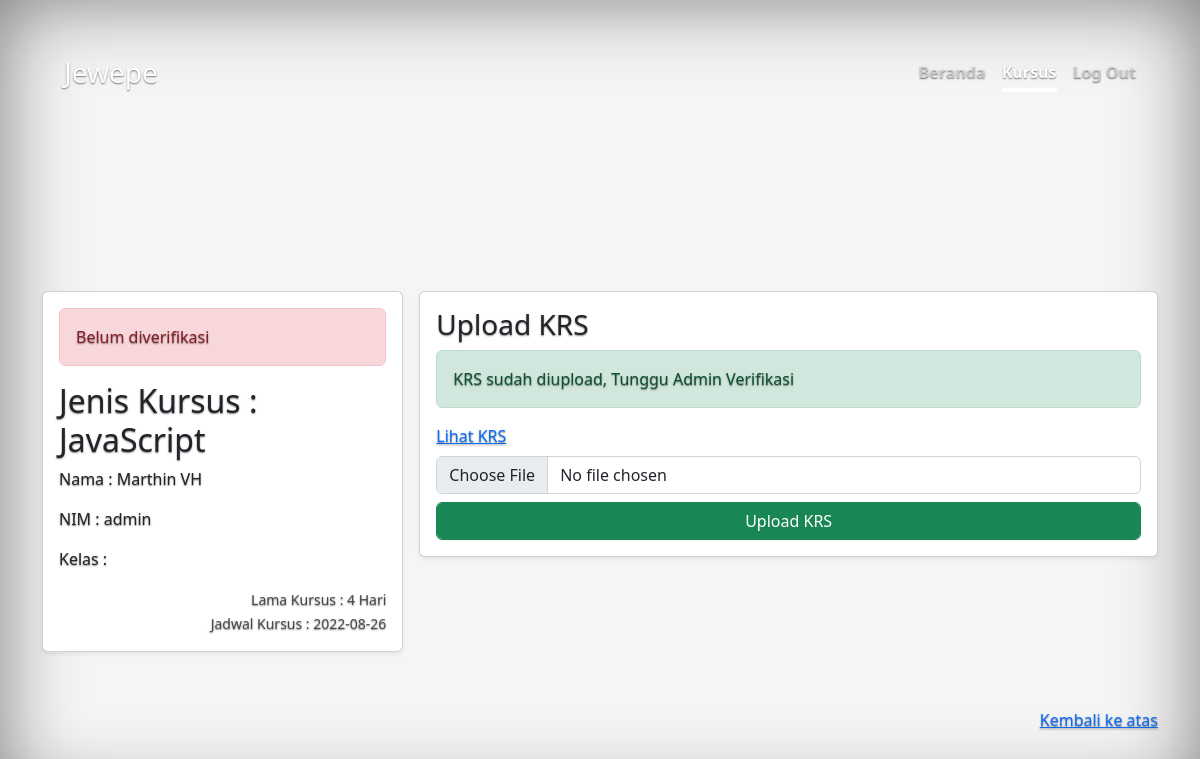
The app's page /daftar-config.php?id_pelajar=2&id_jadwal=1 (signed in) with its own data.
### tables this page shows
CREATE TABLE `course` (
  `id_kursus` int(5) NOT NULL,
  `nm_kursus` varchar(50) NOT NULL,
  `ket_kursus` text NOT NULL,
  `lama_kursus` int(40) NOT NULL
);

CREATE TABLE `pelajar` (
  `id_pelajar` int(5) NOT NULL,
  `nm_pelajar` varchar(50) NOT NULL,
  `kls_pelajar` varchar(6) NOT NULL,
  `nim_pelajar` varchar(40) NOT NULL,
  `role` varchar(9) NOT NULL
);

CREATE TABLE `jadwal` (
  `id_jadwal` int(5) NOT NULL,
  `id_kursus` int(5) NOT NULL,
  `waktu_kursus` date NOT NULL
);

### daftar-config.php (the view, shortened to what this page needs)
<?php
    include "koneksi.php";
    $ID_PELAJAR = $_GET["id_pelajar"];
    $ID_JADWAL = $_GET["id_jadwal"];
    $Q_LAPORAN = mysqli_query($KONEKSI, "SELECT * FROM laporan WHERE id_pelajar = '$ID_PELAJAR' AND id_jadwal='$ID_JADWAL'");
    $D_LAPORAN = mysqli_fetch_assoc($Q_LAPORAN);
    $Q_PELAJAR = mysqli_query($KONEKSI, "SELECT * FROM pelajar WHERE id_pelajar = '$ID_PELAJAR'");
    $D_PELAJAR = mysqli_fetch_assoc($Q_PELAJAR);
    $Q_KURSUS=mysqli_query($KONEKSI, "SELECT * FROM `jadwal` JOIN course ON jadwal.id_kursus=course.id_kursus");
    $D_KURSUS=mysqli_fetch_assoc($Q_KURSUS);
?>
<!doctype html>
<html lang="en">
<head>
    <link href="./dist/css/bootstrap.min.css" rel="stylesheet">
    <link href="style.css" rel="stylesheet">
</head>
<body class="d-flex h-100 text-center bg-anime">
    <div class="d-flex w-100 h-100 p-3 mx-auto flex-column">
        <header class="mb-auto px-5">
            <div class="text-white">
                <h3 class="float-md-start mb-0">Jewepe</h3>
                <nav class="nav nav-masthead justify-content-center float-md-end">
                    <a class="nav-link fw-bold py-1 px-0" href="index.php">Beranda</a>
                    <a class="nav-link fw-bold py-1 px-0 active" aria-current="page" href="course.php">Kursus</a>
                    <?php
              if (isset ($_SESSION["role"])=="pelajar") {
                echo '
                <a class="nav-link fw-bold py-1 px-0" href="logout.php">Log Out</a>
                ';
              }
              else {
                echo '
                <a class="nav-link fw-bold py-1 px-0" href="login.php">Login</a>
                ';
              }
            ?>
                </nav>
            </div>
        </header>
        <main>
            <div class="album py-5">
                <div class="container">
                    <div class="row row-cols-1 row-cols-sm-2 row-cols-md-3 g-3">
                        <div class="col-md-4">
                            <div class="card shadow-sm text-start">
                                <div class="card-body">
                                    <?php
                                        if($D_LAPORAN['status'] == 0){
                                            echo '
                                            <span class="form-control alert alert-danger">Belum diverifikasi</span>
                                            ';
                                        }else{
                                            echo '
                                            <span class="form-control alert alert-success">Pendaftaran Sudah Diterima</span>
                                            ';
                                        }
                                    ?>
                                    <h2 class="card-text">Jenis Kursus : <?= $D_KURSUS["nm_kursus"];?></h2>
                                    <p class="card-text">Nama : <?= $D_PELAJAR["nm_pelajar"];?></p>
                                    <p class="card-text">NIM : <?= $D_PELAJAR["nim_pelajar"];?></p>
                                    <p class="card-text">Kelas : <?= $D_PELAJAR["kls_pelajar"];?></p>
                                    <div class="d-flex justify-content-between align-items-center">
                                        <div style="text-align: right">
                                            <small class="text-muted">Lama Kursus : <?= $D_KURSUS["lama_kursus"];?>
                                                Hari</small>
                                            <br>
                                            <small class="text-muted">Jadwal Kursus :
                                                <?= $D_KURSUS["waktu_kursus"];?></small>
                                        </div>
                                    </div>
                                </div>
                            </div>
                        </div>
                        <div class="col-md-8">
                            <div class="card shadow-sm text-start">
                                <div class="card-body">
                                    <form action="" method="post" enctype="multipart/form-data">
                                        <h3 class="card-text">Upload KRS</h3>
                                        <?php
                                            if($D_LAPORAN['krs_pelajar'] == '0'){
                                                echo '
                                                    <span class="form-control alert alert-danger">Upload KRS untuk Verifikasi</span>
                                                ';
                                            }else{
                                                echo '
                                                    <span class="form-control alert alert-success">KRS sudah diupload, Tunggu Admin Verifikasi</span>
                                                    <a href="'.$D_LAPORAN['krs_pelajar'].'" target="_blank">Lihat KRS</a>
                                                ';
                                            }
                                        ?>
                                        <input type="file" name="uploadfile" id="" class="form-control my-2">
                                        <input type="submit" name="krs" value="Upload KRS" class="form-control btn btn-success">
                                    </form>
                                </div>
                            </div>
                        </div>
                    </div>
                </div>
            </div>
        </main>
        <footer class="text-muted">
            <div class="container">
                <p class="float-end mb-1 py-2">
                    <a href="#">Kembali ke atas</a>
                </p>
            </div>
        </footer>
</body>
</html>

### style.css (style rules this page uses)
body { text-shadow: 0 .05rem .1rem rgba(0, 0, 0, .5); box-shadow: inset 0 0 5rem rgba(0, 0, 0, .5); }
.nav-masthead .nav-link { color: rgba(255, 255, 255, .5); border-bottom: .25rem solid transparent; }
.nav-masthead .nav-link + .nav-link { margin-left: 1rem; }
.nav-masthead .active { color: #fff; border-bottom-color: #fff; }
html, body { height: 100%; }
body { display: flex; align-items: center; padding-top: 40px; padding-bottom: 40px; background-color: #f5f5f5; }
.bg-anime { background-image: url("background (2).jpg"); background-repeat: no-repeat; background-position: center; background-size: cover; }

### records on screen
course: nm_kursus "JavaScript", lama_kursus "4"
pelajar: nm_pelajar "Marthin VH", nim_pelajar "admin"
jadwal: waktu_kursus "2022-08-26"
